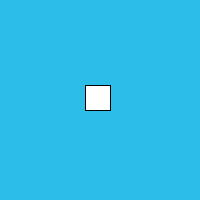
Frame 1 (no input)
Frame 60 (the mouse pressed at the canvas centre just before this capture): identical to frame 1, image omitted
Frame 120 (the mouse held since frame 60 and released just before this capture): blank canvas, image omitted

The Processing sketch that drew this single still picture (run headless with seeded random() and noise(); from frame 60 on, the mouse is pressed at the canvas centre):

// Processing sketch: processing_96543
// ── processing_96543.pde

void setup (){
  size (200,200);
  background (44, 190, 232);
}
 
void draw (){
  int x = mouseX;
  int y = mouseY;
   background (44, 190, 232);
  rect (85,85,25,25);
  fill (255);
  {
  if (x>=85 && x<=110 && y>=85 && y<=110)
  background (255);}
}
